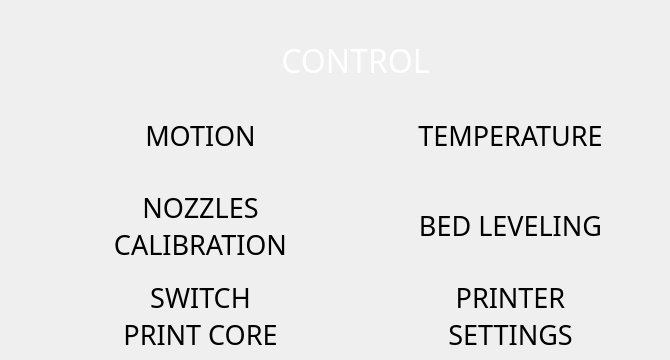
  <widget class="QWidget" name="control_page">
   <widget class="CustomQPushButton" name="control_motion_btn">
    <property name="geometry">
     <rect>
      <x>50</x>
      <y>100</y>
      <width>301</width>
      <height>71</height>
     </rect>
    </property>
    <property name="minimumSize">
     <size>
      <width>10</width>
      <height>10</height>
     </size>
    </property>
    <property name="font">
     <font>
      <family>Momcake</family>
      <pointsize>20</pointsize>
      <italic>false</italic>
      <stylestrategy>PreferAntialias</stylestrategy>
     </font>
    </property>
    <property name="mouseTracking">
     <bool>false</bool>
    </property>
    <property name="tabletTracking">
     <bool>true</bool>
    </property>
    <property name="contextMenuPolicy">
     <enum>Qt::NoContextMenu</enum>
    </property>
    <property name="layoutDirection">
     <enum>Qt::LeftToRight</enum>
    </property>
    <property name="styleSheet">
     <string notr="true"/>
    </property>
    <property name="text">
     <string>MOTION</string>
    </property>
    <property name="autoDefault">
     <bool>false</bool>
    </property>
    <property name="flat">
     <bool>true</bool>
    </property>
    <property name="class" stdset="0">
     <string>menu_btn</string>
    </property>
    <property name="borderLeftPixmap" stdset="0">
     <pixmap resource="../resources/button_resources.qrc">:/button_borders/media/buttons/btn_part1.svg</pixmap>
    </property>
    <property name="borderCenterPixmap" stdset="0">
     <pixmap resource="../resources/button_resources.qrc">:/button_borders/media/buttons/btn_part2.svg</pixmap>
    </property>
    <property name="borderRightPixmap" stdset="0">
     <pixmap resource="../resources/button_resources.qrc">:/button_borders/media/buttons/btn_part3.svg</pixmap>
    </property>
   </widget>
   <widget class="QLabel" name="control_title_label">
    <property name="geometry">
     <rect>
      <x>240</x>
      <y>30</y>
      <width>231</width>
      <height>61</height>
     </rect>
    </property>
    <property name="font">
     <font>
      <family>Momcake</family>
      <pointsize>24</pointsize>
     </font>
    </property>
    <property name="styleSheet">
     <string notr="true">background: transparent; color: white;</string>
    </property>
    <property name="text">
     <string>CONTROL</string>
    </property>
    <property name="alignment">
     <set>Qt::AlignCenter</set>
    </property>
    <property name="class" stdset="0">
     <string>title_text</string>
    </property>
   </widget>
   <widget class="CustomQPushButton" name="control_temperature_btn">
    <property name="geometry">
     <rect>
      <x>360</x>
      <y>100</y>
      <width>301</width>
      <height>71</height>
     </rect>
    </property>
    <property name="minimumSize">
     <size>
      <width>10</width>
      <height>10</height>
     </size>
    </property>
    <property name="font">
     <font>
      <family>Momcake</family>
      <pointsize>20</pointsize>
      <italic>false</italic>
      <stylestrategy>PreferAntialias</stylestrategy>
     </font>
    </property>
    <property name="mouseTracking">
     <bool>false</bool>
    </property>
    <property name="tabletTracking">
     <bool>true</bool>
    </property>
    <property name="contextMenuPolicy">
     <enum>Qt::NoContextMenu</enum>
    </property>
    <property name="layoutDirection">
     <enum>Qt::LeftToRight</enum>
    </property>
    <property name="styleSheet">
     <string notr="true"/>
    </property>
    <property name="text">
     <string>TEMPERATURE</string>
    </property>
    <property name="autoDefault">
     <bool>false</bool>
    </property>
    <property name="flat">
     <bool>true</bool>
    </property>
    <property name="class" stdset="0">
     <string>menu_btn</string>
    </property>
    <property name="borderLeftPixmap" stdset="0">
     <pixmap resource="../resources/button_resources.qrc">:/button_borders/media/buttons/btn_part1.svg</pixmap>
    </property>
    <property name="borderCenterPixmap" stdset="0">
     <pixmap resource="../resources/button_resources.qrc">:/button_borders/media/buttons/btn_part2.svg</pixmap>
    </property>
    <property name="borderRightPixmap" stdset="0">
     <pixmap resource="../resources/button_resources.qrc">:/button_borders/media/buttons/btn_part3.svg</pixmap>
    </property>
   </widget>
   <widget class="CustomQPushButton" name="control_bed_leveling_btn">
    <property name="geometry">
     <rect>
      <x>360</x>
      <y>190</y>
      <width>301</width>
      <height>71</height>
     </rect>
    </property>
    <property name="minimumSize">
     <size>
      <width>10</width>
      <height>10</height>
     </size>
    </property>
    <property name="font">
     <font>
      <family>Momcake</family>
      <pointsize>20</pointsize>
      <italic>false</italic>
      <stylestrategy>PreferAntialias</stylestrategy>
     </font>
    </property>
    <property name="mouseTracking">
     <bool>false</bool>
    </property>
    <property name="tabletTracking">
     <bool>true</bool>
    </property>
    <property name="contextMenuPolicy">
     <enum>Qt::NoContextMenu</enum>
    </property>
    <property name="layoutDirection">
     <enum>Qt::LeftToRight</enum>
    </property>
    <property name="styleSheet">
     <string notr="true"/>
    </property>
    <property name="text">
     <string>BED LEVELING</string>
    </property>
    <property name="autoDefault">
     <bool>false</bool>
    </property>
    <property name="flat">
     <bool>true</bool>
    </property>
    <property name="class" stdset="0">
     <string>menu_btn</string>
    </property>
    <property name="borderLeftPixmap" stdset="0">
     <pixmap resource="../resources/button_resources.qrc">:/button_borders/media/buttons/btn_part1.svg</pixmap>
    </property>
    <property name="borderCenterPixmap" stdset="0">
     <pixmap resource="../resources/button_resources.qrc">:/button_borders/media/buttons/btn_part2.svg</pixmap>
    </property>
    <property name="borderRightPixmap" stdset="0">
     <pixmap resource="../resources/button_resources.qrc">:/button_borders/media/buttons/btn_part3.svg</pixmap>
    </property>
   </widget>
   <widget class="CustomQPushButton" name="control_nozzles_calibration_btn">
    <property name="geometry">
     <rect>
      <x>50</x>
      <y>190</y>
      <width>301</width>
      <height>71</height>
     </rect>
    </property>
    <property name="minimumSize">
     <size>
      <width>10</width>
      <height>10</height>
     </size>
    </property>
    <property name="font">
     <font>
      <family>Momcake</family>
      <pointsize>20</pointsize>
      <italic>false</italic>
      <stylestrategy>PreferAntialias</stylestrategy>
     </font>
    </property>
    <property name="mouseTracking">
     <bool>false</bool>
    </property>
    <property name="tabletTracking">
     <bool>true</bool>
    </property>
    <property name="contextMenuPolicy">
     <enum>Qt::NoContextMenu</enum>
    </property>
    <property name="layoutDirection">
     <enum>Qt::LeftToRight</enum>
    </property>
    <property name="styleSheet">
     <string notr="true"/>
    </property>
    <property name="text">
     <string>NOZZLES
CALIBRATION</string>
    </property>
    <property name="autoDefault">
     <bool>false</bool>
    </property>
    <property name="flat">
     <bool>true</bool>
    </property>
    <property name="class" stdset="0">
     <string>menu_btn</string>
    </property>
    <property name="borderLeftPixmap" stdset="0">
     <pixmap resource="../resources/button_resources.qrc">:/button_borders/media/buttons/btn_part1.svg</pixmap>
    </property>
    <property name="borderCenterPixmap" stdset="0">
     <pixmap resource="../resources/button_resources.qrc">:/button_borders/media/buttons/btn_part2.svg</pixmap>
    </property>
    <property name="borderRightPixmap" stdset="0">
     <pixmap resource="../resources/button_resources.qrc">:/button_borders/media/buttons/btn_part3.svg</pixmap>
    </property>
   </widget>
   <widget class="CustomQPushButton" name="control_switch_print_core_btn">
    <property name="geometry">
     <rect>
      <x>50</x>
      <y>280</y>
      <width>301</width>
      <height>71</height>
     </rect>
    </property>
    <property name="minimumSize">
     <size>
      <width>10</width>
      <height>10</height>
     </size>
    </property>
    <property name="font">
     <font>
      <family>Momcake</family>
      <pointsize>20</pointsize>
      <italic>false</italic>
      <stylestrategy>PreferAntialias</stylestrategy>
     </font>
    </property>
    <property name="mouseTracking">
     <bool>false</bool>
    </property>
    <property name="tabletTracking">
     <bool>true</bool>
    </property>
    <property name="contextMenuPolicy">
     <enum>Qt::NoContextMenu</enum>
    </property>
    <property name="layoutDirection">
     <enum>Qt::LeftToRight</enum>
    </property>
    <property name="styleSheet">
     <string notr="true"/>
    </property>
    <property name="text">
     <string>SWITCH
PRINT CORE</string>
    </property>
    <property name="autoDefault">
     <bool>false</bool>
    </property>
    <property name="flat">
     <bool>true</bool>
    </property>
    <property name="class" stdset="0">
     <string>menu_btn</string>
    </property>
    <property name="borderLeftPixmap" stdset="0">
     <pixmap resource="../resources/button_resources.qrc">:/button_borders/media/buttons/btn_part1.svg</pixmap>
    </property>
    <property name="borderCenterPixmap" stdset="0">
     <pixmap resource="../resources/button_resources.qrc">:/button_borders/media/buttons/btn_part2.svg</pixmap>
    </property>
    <property name="borderRightPixmap" stdset="0">
     <pixmap resource="../resources/button_resources.qrc">:/button_borders/media/buttons/btn_part3.svg</pixmap>
    </property>
   </widget>
   <widget class="CustomQPushButton" name="control_printer_settings_btn">
    <property name="geometry">
     <rect>
      <x>360</x>
      <y>280</y>
      <width>301</width>
      <height>71</height>
     </rect>
    </property>
    <property name="minimumSize">
     <size>
      <width>10</width>
      <height>10</height>
     </size>
    </property>
    <property name="font">
     <font>
      <family>Momcake</family>
      <pointsize>20</pointsize>
      <italic>false</italic>
      <stylestrategy>PreferAntialias</stylestrategy>
     </font>
    </property>
    <property name="mouseTracking">
     <bool>false</bool>
    </property>
    <property name="tabletTracking">
     <bool>true</bool>
    </property>
    <property name="contextMenuPolicy">
     <enum>Qt::NoContextMenu</enum>
    </property>
    <property name="layoutDirection">
     <enum>Qt::LeftToRight</enum>
    </property>
    <property name="styleSheet">
     <string notr="true"/>
    </property>
    <property name="text">
     <string>PRINTER
SETTINGS</string>
    </property>
    <property name="autoDefault">
     <bool>false</bool>
    </property>
    <property name="flat">
     <bool>true</bool>
    </property>
    <property name="class" stdset="0">
     <string>menu_btn</string>
    </property>
    <property name="borderLeftPixmap" stdset="0">
     <pixmap resource="../resources/button_resources.qrc">:/button_borders/media/buttons/btn_part1.svg</pixmap>
    </property>
    <property name="borderCenterPixmap" stdset="0">
     <pixmap resource="../resources/button_resources.qrc">:/button_borders/media/buttons/btn_part2.svg</pixmap>
    </property>
    <property name="borderRightPixmap" stdset="0">
     <pixmap resource="../resources/button_resources.qrc">:/button_borders/media/buttons/btn_part3.svg</pixmap>
    </property>
   </widget>
  </widget>
